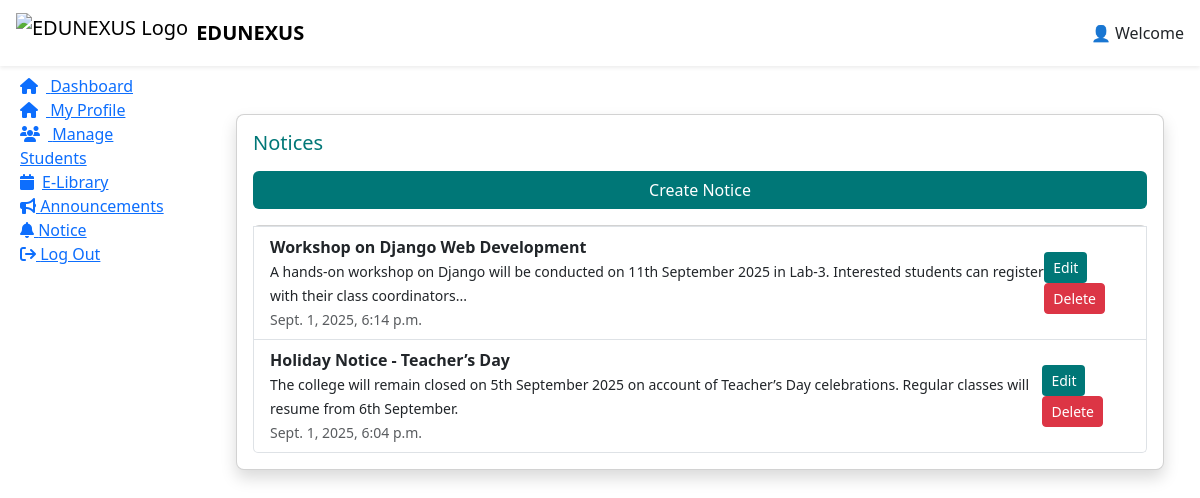
The app's page /dashboard/notices/ (signed in) with its own data.
### app_edunexus/models.py (models this page shows, shortened)
class Notice(models.Model):
    title = models.CharField(max_length=200)
    description = models.TextField()
    created_at = models.DateTimeField(default=timezone.now)
    class Meta:
        db_table = 'Notice'

### app_edunexus/views.py (the view)
# urls.py: path('dashboard/notices/', views.notice_list, name='notice_list'),
def notice_list(request):
    user_id = request.session.get('user_id')
    admin_email = request.session.get('admin_email')
    if not user_id and not admin_email:
        return redirect('log_in')
    user = None
    if admin_email:
        user = User.objects.filter(Email=admin_email).first()
    else:
        user = User.objects.filter(id=user_id).first()
    notices = Notice.objects.all().order_by('-created_at')
    if user and user.Role == "Teacher":
        return render(request, "teacher_dashboard.html", {"notices": notices, "notice_list": "notice_list"})
    elif user and user.Role == "Student":
        return render(request, "student_dashboard.html", {"notices": notices, "notice_list": "notice_list"})
    else:  # admin
        return render(request, "admin_dashboard.html", {"notices": notices, "notice_list": "notice_list"})

### app_edunexus/templates/teacher_dashboard.html (shortened to what this page needs)
{% extends "base_dashboard.html" %}
{% load static %}
{% block nav_right %}
👤 Welcome
{% endblock %}
{% block sidebar %}
<li><a href="{% url 'Teacher_Dashboard' %}" class="capsule"><i class="fa fa-home me-2"></i> Dashboard</a></li>
<li><a href="{% url 'my_profile_teacher' %}" class="capsule"><i class="fa fa-home me-2"></i> My Profile</a></li>
<li><a href="{% url 'manage_students_teacher' %}" class="capsule"><i class="fa fa-users me-2"></i> Manage Students</a>
</li>
<li><a href="{% url 'ebook_list_teacher' %}" class="capsule"><i class="fa fa-calendar me-2"></i>E-Library</a></li>
<li><a href="{% url 'announcement_list' %}" class="capsule" style="cursor: pointer;"><i class="fa-solid fa-bullhorn"></i>
    Announcements</a></li>
<li><a href="{% url 'notice_list' %}" class="capsule" style="cursor: pointer;"><i class="fa-solid fa-bell"></i>
    Notice</a></li>
<li><a href="{% url 'log_out' %}" class="capsule"><i class="fa fa-sign-out" aria-hidden="true"></i> Log Out</a>
{% endblock %}
{% block main %}
<section class="container mt-4">
{% if notice_list %}
<div class="card shadow p-3 rounded-3 mt-3">
    <h5 class="mb-3" style="color:#007777;">Notices</h5>
    <a href="{% url 'notice_create' %}" class="btn mb-3" style="background:#007777; color:white;">Create Notice<a>
    <ul class="list-group">
        {% for n in notices %}
        <li class="list-group-item d-flex justify-content-between align-items-center">
            <div>
                <strong>{{ n.title }}</strong><br>
                <small>{{ n.description }}</small><br>
                <span class="text-muted small">{{ n.created_at }}</span>
            </div>
            <div>
                <a href="{% url 'notice_update' n.id %}" class="btn btn-sm" style="background:#007777; color:white;">Edit</a>
                <a href="{% url 'notice_delete' n.id %}" class="btn btn-sm btn-danger">Delete</a>
            </div>
        </li>
        {% empty %}
        <li class="list-group-item">No notices available.</li>
        {% endfor %}
    </ul>
</div>
{% endif %}
{% endblock %}

### records on screen
Notice: title "Workshop on Django Web Development", description "A hands-on workshop on Django will be conducted on 11th September 2025 in Lab-3. Interested students can register with their class coordinators...", created_at "Sept. 1, 2025, 6:14 p.m."
Notice: title "Holiday Notice - Teacher’s Day", description "The college will remain closed on 5th September 2025 on account of Teacher’s Day celebrations. Regular classes will resume from 6th September.", created_at "Sept. 1, 2025, 6:04 p.m."
